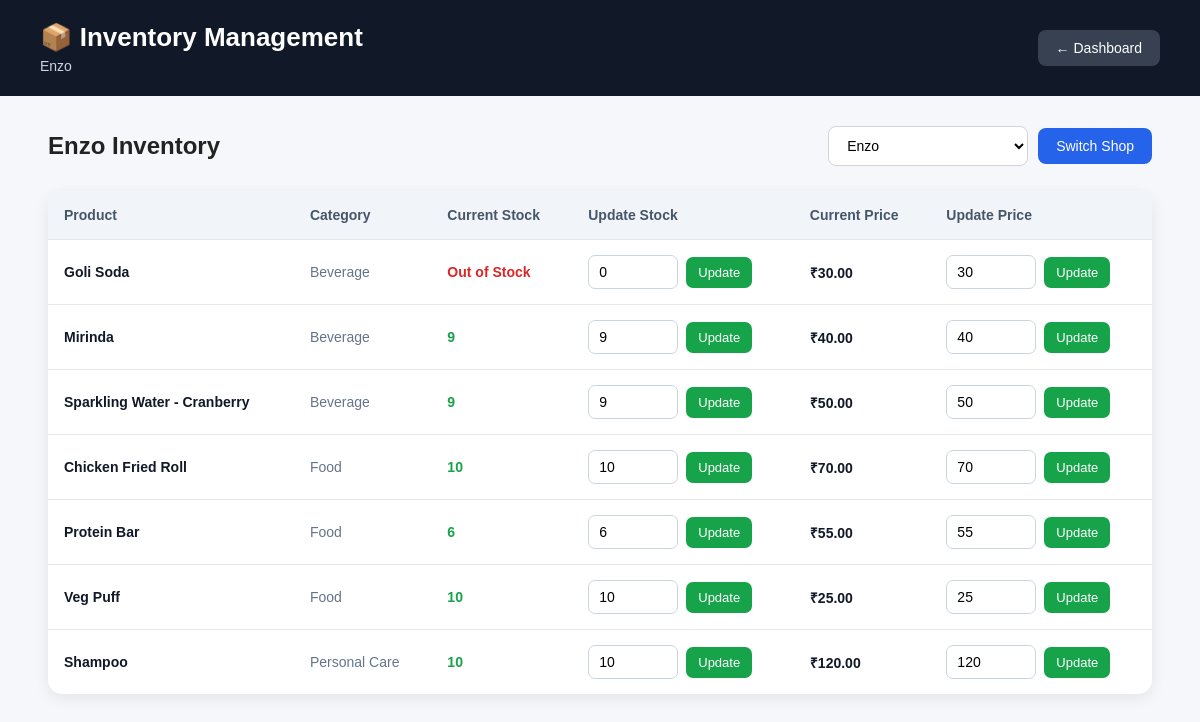
Before: /inventory/1 with the older database file.
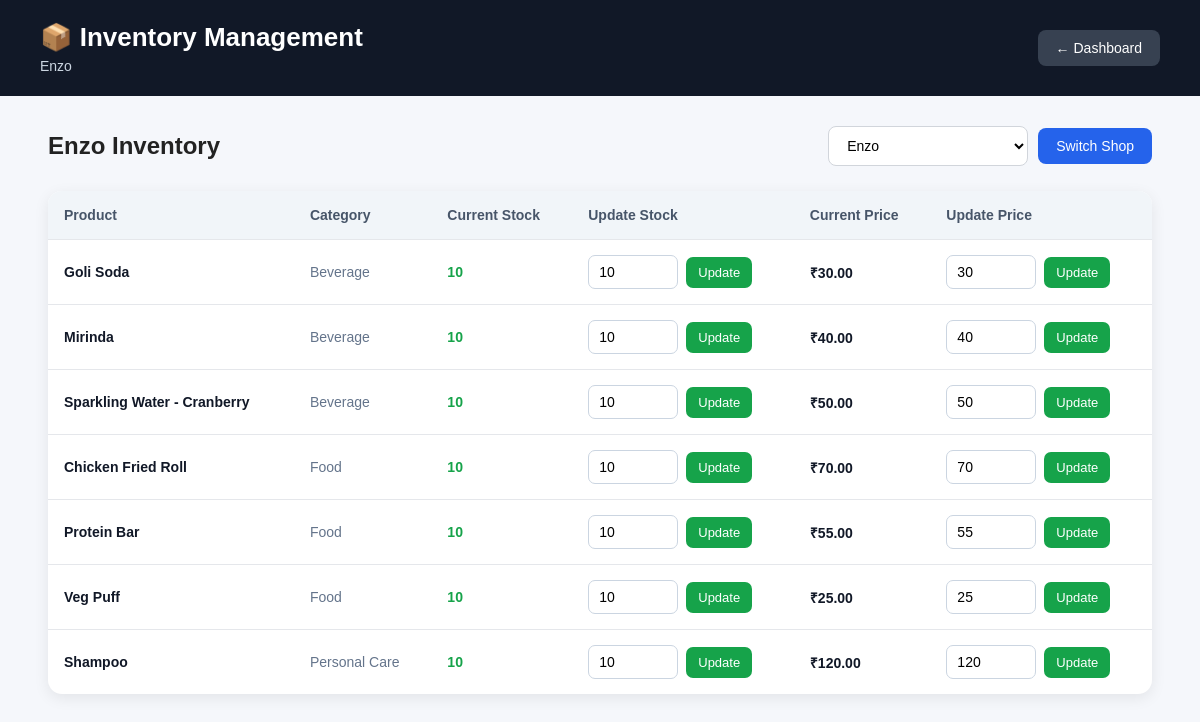
After: the same page with the newer database file.
### tables this page shows
CREATE TABLE inventory (
    shop_id INTEGER,
    product_id INTEGER,
    stock INTEGER NOT NULL,
    price INTEGER NOT NULL,

    PRIMARY KEY (shop_id, product_id),

    FOREIGN KEY (shop_id) REFERENCES shops(id),
    FOREIGN KEY (product_id) REFERENCES products(id)
);

CREATE TABLE products (
    id INTEGER PRIMARY KEY,
    name TEXT NOT NULL,
    category TEXT NOT NULL
);

### app.py (the view)
@app.route("/inventory/<int:shop_id>")
def inventory(shop_id):
            conn = get_db_connection()
            shop = conn.execute(
                "SELECT * FROM shops WHERE id=?",
                (shop_id,)
            ).fetchone()
            shops = conn.execute(
                "SELECT * FROM shops"
            ).fetchall()
            inventory = conn.execute("""
                SELECT
                    inventory.product_id,
                    inventory.price,
                    inventory.stock,

                    products.name AS product_name,
                    products.category

                FROM inventory

                JOIN products
                    ON inventory.product_id = products.id

                WHERE inventory.shop_id = ?

                ORDER BY products.category, products.name
            """, (shop_id,)).fetchall()
            conn.close()
            return render_template(
                "inventory.html",
                shop=shop,
                shops=shops,
                inventory=inventory
            )

### app.py (called while the page is built)
def get_db_connection():
    conn = sqlite3.connect("campus_cart.db")
    conn.row_factory = sqlite3.Row
    return conn

### templates/inventory.html (shortened to what the changed rows need)
<!DOCTYPE html>
<html lang="en">
<head>
</head>
<body>
    <div class="header">
        <div>
            <h1>📦 Inventory Management</h1>
        </div>
    </div>
    <div class="container">
        <div class="top-section">
            <div>
                <h2>{{ shop['name'] }} Inventory</h2>
            </div>
        </div>
        <div class="inventory-card">
            {% if inventory %}
            <table>
                <thead>
                    <tr>
                        <th>Product</th>
                        <th>Category</th>
                        <th>Current Stock</th>
                        <th>Update Stock</th>
                        <th>Current Price</th>
                        <th>Update Price</th>
                    </tr>
                </thead>
                <tbody>
                    {% for item in inventory %}
                    <tr>
                        <td>
                            <div class="product-name">
                                {{ item['product_name'] }}
                            </div>
                        </td>
                        <td>
                            <span class="category">
                                {{ item['category'] }}
                            </span>
                        </td>
                        <td>
                            {% if item['stock'] == 0 %}
                                <span style="color:#dc2626;font-weight:bold;">
                                    Out of Stock
                                </span>
                            {% elif item['stock'] <= 5 %}
                                <span style="color:#ea580c;font-weight:bold;">
                                    {{ item['stock'] }} left
                                </span>
                            {% else %}
                                <span style="color:#16a34a;font-weight:bold;">
                                    {{ item['stock'] }}
                                </span>
                            {% endif %}
                        </td>
                        <td>
                            <form
                                action="{{ url_for('update_stock') }}"
                                method="POST"
                                class="stock-form"
                            >
                                <input
                                    type="number"
                                    name="stock"
                                    value="{{ item['stock'] }}"
                                    min="0"
                                    required
                                >
                                <button
                                    type="submit"
                                    class="update-btn"
                                >
                                    Update
                                </button>
                            </form>
                        </td>
                        <td>
                            <span class="price">
                                ₹{{ "%.2f"|format(item['price']) }}
                            </span>
                        </td>
                        <td>
                            <form
                                action="{{ url_for('update_price') }}"
                                method="POST"
                                class="price-form"
                            >
                                <input
                                    type="number"
                                    name="price"
                                    value="{{ item['price'] }}"
                                    min="0"
                                    step="0.01"
                                    required
                                >
                                <button
                                    type="submit"
                                    class="update-btn"
                                >
                                    Update
                                </button>
                            </form>
                        </td>
                    </tr>
                    {% endfor %}
                </tbody>
            </table>
            {% endif %}
        </div>
    </div>
</body>
</html>

Changed rows visible on the page:
changed inventory "Goli Soda": stock (not shown) → "10"; stock "0" → "10"; no longer shows "Out of Stock"
changed inventory "Mirinda": stock "9" → "10"
changed inventory "Sparkling Water - Cranberry": stock "9" → "10"
changed inventory "Protein Bar": stock "6" → "10"
